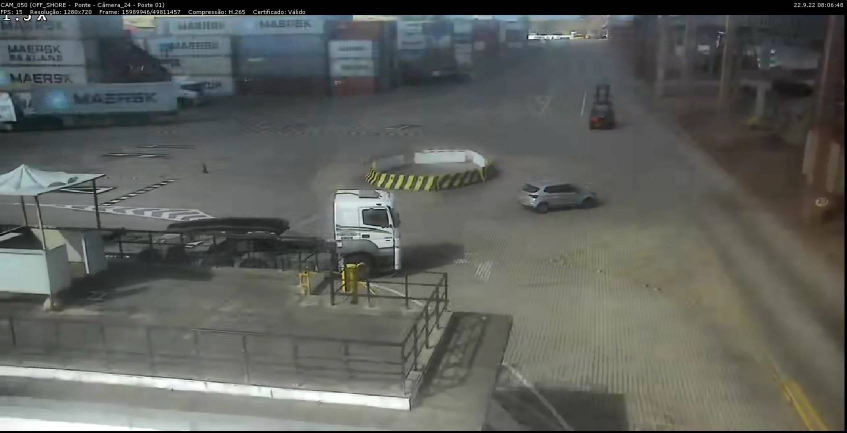
#> input picture binary_approach/dataset_pecem_binary/Bom/Imagem5.jpg, 1693 x 866 px, found by its file name (shown at 1/2 size)
$ jupyter execute --allow-errors dataset_analyze.ipynb
#> lines starting #> are read from the running program, lines starting #| are printed output that depends on the picture
[cell 1]
import cv2
from matplotlib import pyplot as plt
#from metrics import UCIQE,UIQM,CCF
from skimage.color import rgb2hsv
import numpy as np
import pandas as pd
import os
import glob

### Metricas

[cell 2]
def analyze(path_dataset,*metricas):
    """Essa função aplica a cada imagem do dataset as metricas que só recebem uma imagem como parametro
    e retorna um DataFrame com os resultados para todos os data_sets
    OBS: preciso adaptar para os separadores especificos do SO ! """
    result=[]
    for folder in sorted(os.listdir(path_dataset)):
        cur_folder = path_dataset + "\\" + folder                   # adaptar separadores aqui
        print("Cur_folder: "+cur_folder)

        results_cur_folder=[]
        for image_path in sorted(glob.glob(cur_folder + "\*")):     # adaptar separadores aqui
                label_img=image_path.split("\\")[-1]  # auxiliar    # adaptar separadores aqui
                label_metricas=["Imagens",]           # auxiliar
                image = cv2.imread(image_path)
                image = cv2.cvtColor(image,cv2.COLOR_BGR2RGB) # conversão do espaço de cores
                image=cv2.resize(image,(360,240))

                results_cur_image=[label_img,] # lista com os resultados para a imagem atual

                for metrica in metricas:
                    a=metrica(image)
                    results_cur_image.append(a)
                    label_metricas.append(metrica.__name__)

                results_cur_folder.append(results_cur_image)


        df_cur_folder=pd.DataFrame(results_cur_folder,columns=label_metricas)
        result.append(df_cur_folder)

    result=pd.concat(result,axis=0,join="inner",keys=['bom','excelente','pessimo','Ruim'])  # alterar as keys conforme as classificacoes
    return result

[cell 3]
path="dataset_pecem"
dfs=[]
#> (the rest of this cell did not finish here and is left out)

#> (a cell that did not finish here is left out)

#> (a cell that did not finish here is left out)

### Canais

##### RGB

[cell 6]
def newDir(path_avaliado):
    if not os.path.lexists(path_avaliado):
        os.mkdir(path_avaliado)

def splitRGB(path_dataset,path_destination):
    path=path_destination+'\\RGB'
    newDir(path)
    newDir(path+'\\R')
    newDir(path+'\\G')
    newDir(path+'\\B')
    for cam in sorted(os.listdir(path_dataset)):
        cur_cam = path_dataset + "\\" + cam
        print("Cur_cam: "+cur_cam)

        newDir(path+'\\R'+f'\\{cam}')
        newDir(path+'\\G'+f'\\{cam}')
        newDir(path+'\\B'+f'\\{cam}')

        for folder in sorted(os.listdir(cur_cam)):
            cur_folder = path_dataset + "\\" + cam + "\\" +folder

            newDir(path+'\\R'+f'\\{cam}'+f'\\{folder}')
            newDir(path+'\\G'+f'\\{cam}'+f'\\{folder}')
            newDir(path+'\\B'+f'\\{cam}'+f'\\{folder}')

            for image_path in sorted(glob.glob(cur_folder + "\*")):
                    label_img=image_path.split("\\")[-1]
                    image = cv2.imread(image_path)
                    image = cv2.cvtColor(image,cv2.COLOR_BGR2RGB) # conversão do espaço de cores
                    # image=cv2.regitsize(image,(360,240))
                    R,G,B=cv2.split(image)

                    # escrita
                    cv2.imwrite(path+'\\R'+f'\\{cam}'+f'\\{folder}\\'+f'R_{label_img}',R)
                    cv2.imwrite(path+'\\G'+f'\\{cam}'+f'\\{folder}\\'+f'G_{label_img}',G)
                    cv2.imwrite(path+'\\B'+f'\\{cam}'+f'\\{folder}\\'+f'B_{label_img}',B)

[cell 7]
splitRGB("dataset_pecem","channel_analyze")

##### HSV

[cell 8]
def newDir(path_avaliado):
    if not os.path.lexists(path_avaliado):
        os.mkdir(path_avaliado)

def splitHSV(path_dataset,path_destination):
    path=path_destination+'\\HSV'
    newDir(path)
    newDir(path+'\\H')
    newDir(path+'\\S')
    newDir(path+'\\V')
    for cam in sorted(os.listdir(path_dataset)):
        cur_cam = path_dataset + "\\" + cam
        print("Cur_cam: "+cur_cam)

        newDir(path+'\\H'+f'\\{cam}')
        newDir(path+'\\S'+f'\\{cam}')
        newDir(path+'\\V'+f'\\{cam}')

        for folder in sorted(os.listdir(cur_cam)):
            cur_folder = path_dataset + "\\" + cam + "\\" +folder

            newDir(path+'\\H'+f'\\{cam}'+f'\\{folder}')
            newDir(path+'\\S'+f'\\{cam}'+f'\\{folder}')
            newDir(path+'\\V'+f'\\{cam}'+f'\\{folder}')

            for image_path in sorted(glob.glob(cur_folder + "\*")):
                    label_img=image_path.split("\\")[-1]
                    image = cv2.imread(image_path)
                    image = cv2.cvtColor(image,cv2.COLOR_BGR2HSV_FULL) # conversão do espaço de cores
                    # image=cv2.regitsize(image,(360,240))
                    H,S,V=cv2.split(image)

                    # escrita
                    cv2.imwrite(path+'\\H'+f'\\{cam}'+f'\\{folder}\\'+f'H_{label_img}',H)
                    cv2.imwrite(path+'\\S'+f'\\{cam}'+f'\\{folder}\\'+f'S_{label_img}',S)
                    cv2.imwrite(path+'\\V'+f'\\{cam}'+f'\\{folder}\\'+f'V_{label_img}',V)

[cell 9]
splitHSV("dataset_pecem","channel_analyze")

##### EXEMPLOS

[cell 10]
img=cv2.cvtColor(cv2.imread("dataset_pecem\cam_50\Bom\Imagem5.jpg"),cv2.COLOR_BGR2RGB)
r,g,b=cv2.split(img)
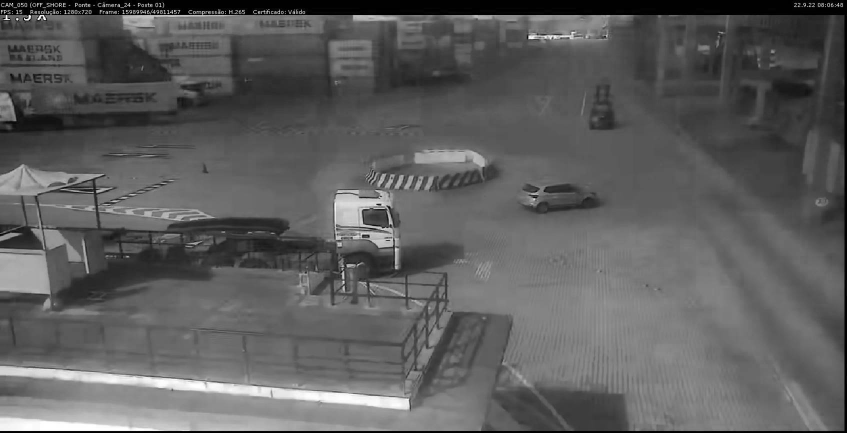
#> r: shape (866, 1693) (shown at 1/2 size); min 0, max 255, mean 93.9
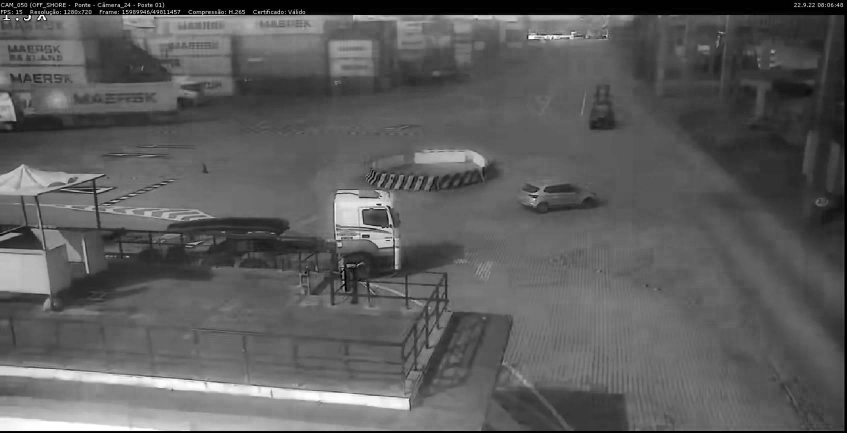
#> b: shape (866, 1693) (shown at 1/2 size); min 0, max 255, mean 92.2
imgGray=cv2.cvtColor(img, cv2.COLOR_RGB2GRAY)
#  1
linhas, colunas= 4, 3
fig1 = plt.figure(num=1,figsize=(19,13),dpi=150)
plt.subplot(linhas,colunas,1); plt.axis("off"), plt.imshow(r,cmap='gray', vmin=0, vmax=255); plt.subplot(linhas,colunas,1).set_title("R")
plt.subplot(linhas,colunas,2); plt.axis("off"), plt.imshow(g,cmap='gray', vmin=0, vmax=255); plt.subplot(linhas,colunas,2).set_title("G")
plt.subplot(linhas,colunas,3); plt.axis("off"), plt.imshow(b,cmap='gray', vmin=0, vmax=255); plt.subplot(linhas,colunas,3).set_title("B")


#  2
hist_red = cv2.calcHist([img],[0],None,[256],[0,256])
#> hist_red = 256 values, max 29335 at index 1, min 284 at index 223, mean 5727.1
hist_green = cv2.calcHist([img],[1],None,[256],[0,256])
#> hist_green = 256 values, max 31077 at index 92, min 185 at index 20, mean 5727.1
hist_blue = cv2.calcHist([img],[2],None,[256],[0,256])
#> hist_blue = 256 values, max 30459 at index 93, min 315 at index 19, mean 5727.1
hist = cv2.calcHist([imgGray],[0],None,[256],[0,256])
#> hist = 256 values, max 36346 at index 91, min 184 at index 20, mean 5727.1

plt.subplot(linhas,colunas,4);  plt.plot(hist_red,color='red', lw='2'); plt.subplot(linhas,colunas,4).set_title("Hist R") ;plt.grid()
plt.subplot(linhas,colunas,5);  plt.plot(hist_green,color='green', lw='2'); plt.subplot(linhas,colunas,5).set_title("Hist G");plt.grid()
plt.subplot(linhas,colunas,6);  plt.plot(hist_blue,color='blue', lw='2'); plt.subplot(linhas,colunas,6).set_title("Hist B");plt.grid()

#  3
imgHSV=cv2.cvtColor(img,cv2.COLOR_RGB2HSV)
#> imgHSV: shape (866, 1693, 3); mean H, S, V 59.1, 32.6, 99
h,s,v=cv2.split(imgHSV)
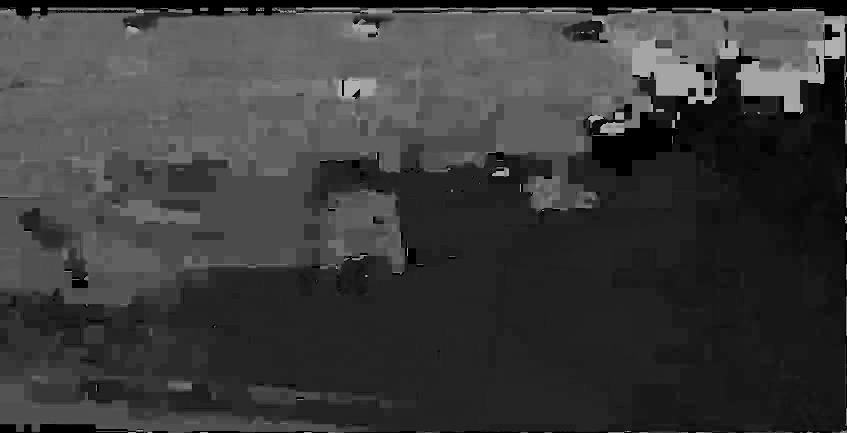
#> h: shape (866, 1693) (shown at 1/2 size); min 0, max 179, mean 59.1
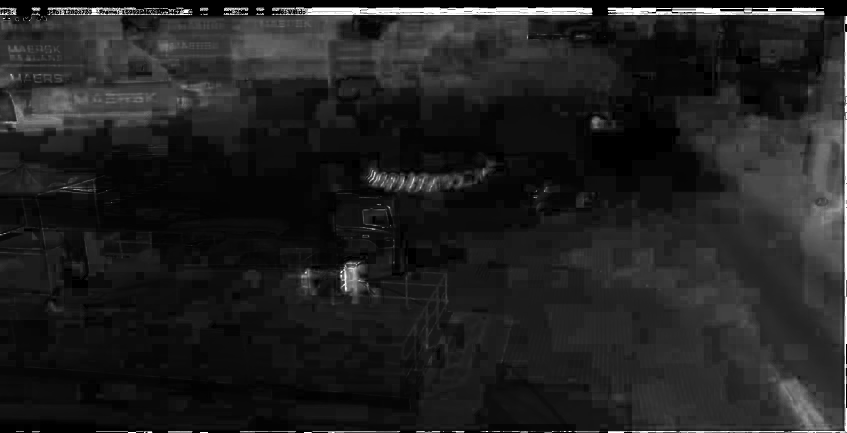
#> s: shape (866, 1693) (shown at 1/2 size); min 0, max 255, mean 32.6
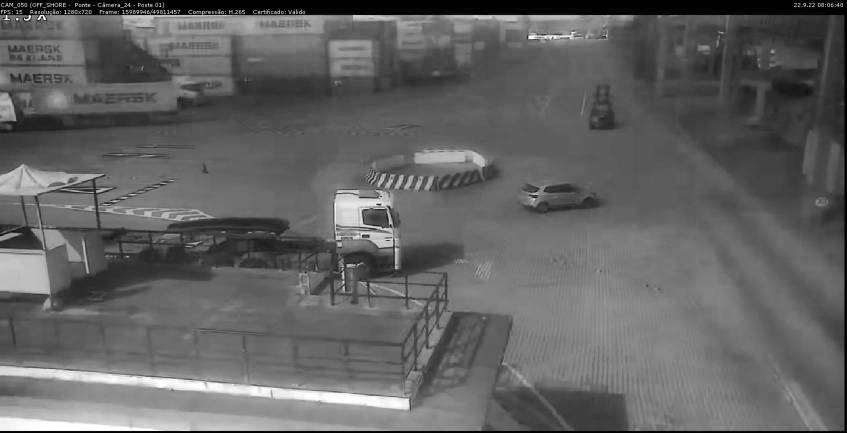
#> v: shape (866, 1693) (shown at 1/2 size); min 0, max 255, mean 99

plt.subplot(linhas,colunas,7); plt.axis("off"), plt.imshow(h,cmap='gray', vmin=0, vmax=255); plt.subplot(linhas,colunas,7).set_title("H")
plt.subplot(linhas,colunas,8); plt.axis("off"), plt.imshow(s,cmap='gray', vmin=0, vmax=255); plt.subplot(linhas,colunas,8).set_title("S")
plt.subplot(linhas,colunas,9); plt.axis("off"), plt.imshow(v,cmap='gray', vmin=0, vmax=255); plt.subplot(linhas,colunas,9).set_title("V")

#  4
hist_H = cv2.calcHist([imgHSV],[0],None,[256],[0,256])
#> hist_H = 256 values, max 94512 at index 35, min 0 at index 59, mean 5727.1
hist_S = cv2.calcHist([imgHSV],[1],None,[256],[0,256])
#> hist_S = 256 values, max 61180 at index 14, min 0 at index 248, mean 5727.1
hist_V = cv2.calcHist([imgHSV],[2],None,[256],[0,256])
#> hist_V = 256 values, max 32429 at index 93, min 196 at index 23, mean 5727.1
hist = cv2.calcHist([imgHSV],[0],None,[256],[0,256])
#> hist has the same summary as hist_H

plt.subplot(linhas,colunas,10);  plt.plot(hist_H,color='black', lw='2'); plt.subplot(linhas,colunas,10).set_title("Hist H")
plt.subplot(linhas,colunas,11);  plt.plot(hist_S,color='black', lw='2'); plt.subplot(linhas,colunas,11).set_title("Hist S")
plt.subplot(linhas,colunas,12);  plt.plot(hist_V,color='black', lw='2'); plt.subplot(linhas,colunas,12).set_title("Hist V")

fig1.savefig('teste.png',dpi=fig1.dpi,bbox_inches='tight')
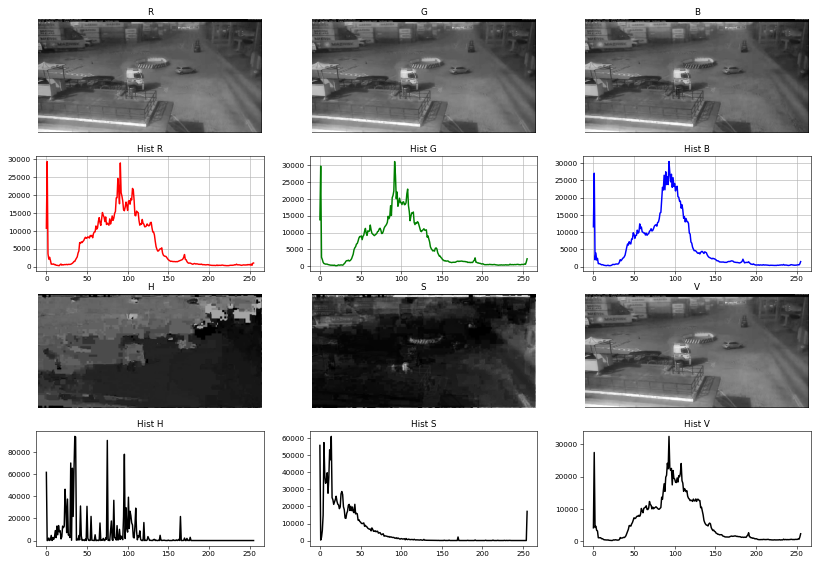
#> figure drawn by matplotlib, 12 panels; panel 4: curve peaks at x = 1, y = 29335; panel 5: curve peaks at x = 92, y = 31077; panel 6: curve peaks at x = 93, y = 30459; panel 10: curve peaks at x = 35, y = 94512
